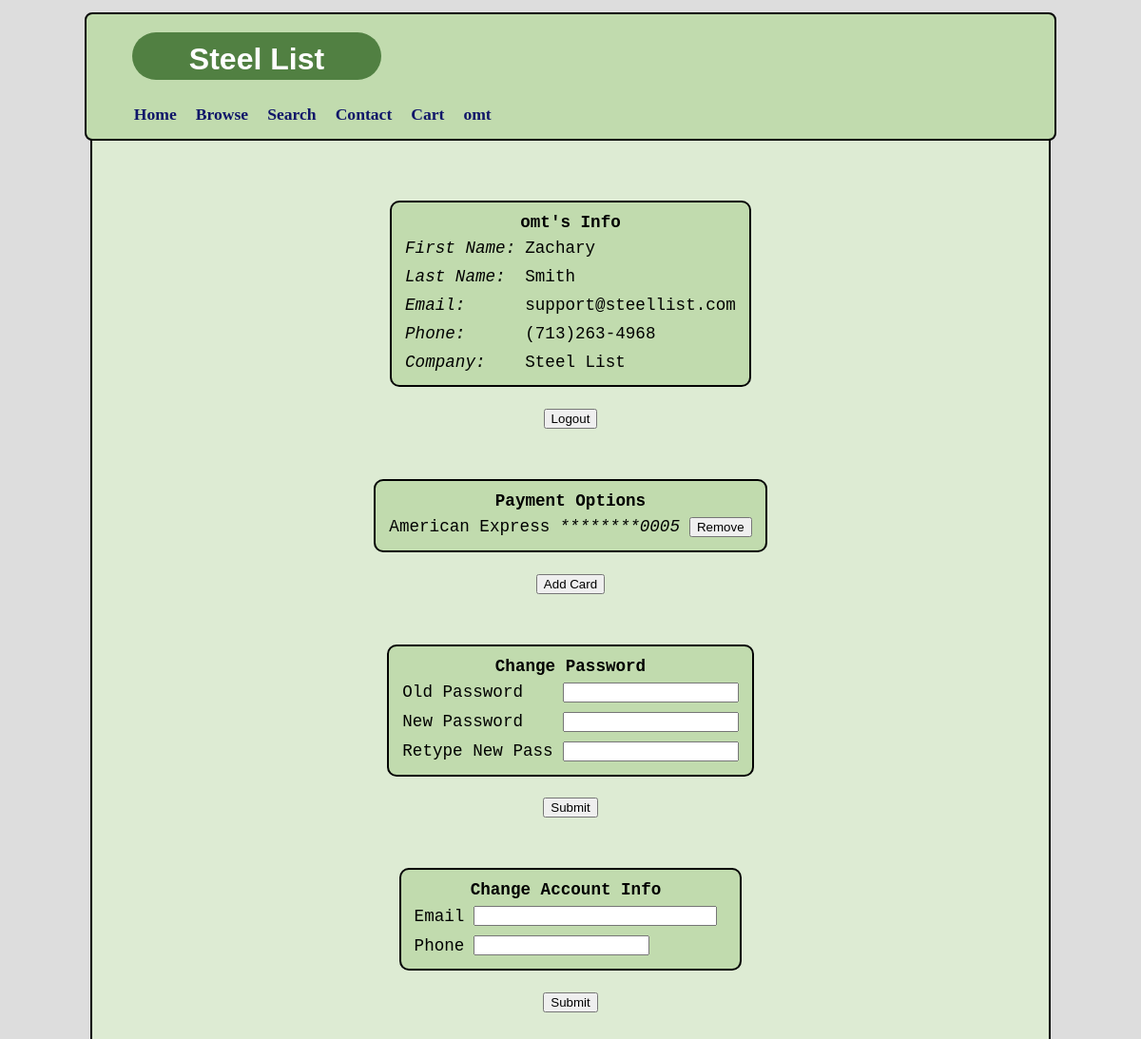
The app's page /userhome (signed in) with its own data.
### tables this page shows
CREATE TABLE IF NOT EXISTS `members` (
  `id` int(10) unsigned NOT NULL AUTO_INCREMENT,
  `email` text NOT NULL,
  `phone` text,
  `last_name` text NOT NULL,
  `first_name` text NOT NULL,
  `username` text NOT NULL,
  `password` text NOT NULL,
  `company` text NOT NULL,
  `last_update` text NOT NULL,
  PRIMARY KEY (`id`)
);

CREATE TABLE IF NOT EXISTS `credit_cards` (
  `id` int(11) NOT NULL AUTO_INCREMENT,
  `name_on_card` text NOT NULL,
  `type` text NOT NULL,
  `card_num` text NOT NULL,
  `safe_num` text NOT NULL,
  `exp_mon` int(11) NOT NULL,
  `exp_year` int(11) NOT NULL,
  `sec_code` int(11) NOT NULL,
  `member_id` int(10) unsigned NOT NULL,
  PRIMARY KEY (`id`),
  KEY `member_id` (`member_id`)
);

### config.php (called while the page is built, shortened)
<?php
$dbhost='localhost';
$dbname='steellist';
$dbusername='search';
$dbuserpass='HfUmTET4ttqdHP3N';
$db = new mysqli($dbhost, $dbusername, $dbuserpass, $dbname);
if (!empty($_SESSION['LoggedIn']) && !empty($_SESSION['Username'])) {
	$sql = "SELECT * FROM members WHERE username='" . $_SESSION['Username'] . "';";
	if (!($result = $db->query($sql))) {
                printf("[%d] %s\n", $db->errno, $db->error);
	} else {
		$useract = mysqli_fetch_array($result);
		$useract_name = $useract['username'];
		$sessact = TRUE;
	}
}
?>

### userhome.php (the view, shortened to what this page needs)
<?php
	require_once 'template.php';
	$currpage = basename($_SERVER['PHP_SELF'], '.php');
	echo "<br/><p class='welcome'></p>";
	$message = "<br/>";
	if ($sessact) {
		$db_card =      new mysqli($dbhost, $dbuser_acc, $dbpass_acc, $dbname)
				or die("<p>Connection Failure: " . mysqli_error() . "</p>");
		$sql =	"SELECT id, first_name, last_name, email, phone, company " .
			"FROM members WHERE username='$useract_name';";
		if (!($checkuser = $db->query($sql))) {
			$message .= logQueryFail($db, $sql);
		} else {
			$useract = $checkuser->fetch_array();
			echo 	"<p class='welcome'><table><thead><th colspan=2>" .
				"<strong>$useract_name's Info</strong></thead>";
			foreach ($useract as $field=>$entry) {
				if (preg_match("#[A-z]+#", $field) && $field != "id" && $field != "password") {
					$refield = ucwords(preg_replace("#_#", " ", $field));
					echo "<tr><td><em>$refield:</em></td><td>$entry</td></tr>";
				 }
			}
			echo 	"</table></p>" .
				"<form method='post' action='$currpage' id='logout'><div class='center'>" .
				"<button type='submit' name='submitlo' value=''>Logout</button></div></form>";
		}
		$sql =  "SELECT id, type, safe_num FROM credit_cards " .
			"WHERE member_id='" . $useract['id'] . "';";
		if (!($checkcards = $db_card->query($sql))) {
			$message .= logQueryFail($db_acc, $sql);
		} elseif ($checkcards->num_rows > 0) {
			echo	"<form method='post' action='$currpage'><table><thead>" .
				"<th colspan = 3><strong>Payment Options</strong></th>";
			while ($row = $checkcards->fetch_array()) {
				echo    "<tr><td>" . $row['type'] . "</td><td><em>" . $row['safe_num'] .
					"</em></td><td><button type='submit' name='remcard' value='" .
					$row['id'] . "'>Remove</button></td></tr>";
			}
			echo	"</table></form>";
		}
		echo	"<div class='center'><p><form method='post' action='addcard'>" .
			"<button type='submit' name='cartcard'>Add Card</button></form></p></div>";
?>
<form method="post" action=" <?php echo $currpage; ?> " id="pwchange">
<table class="usersub1">
<thead><th colspan=2>Change Password</th></thead>
<tr><td>Old Password</td><td><input type="password" name="oldpass" value=""></td>
<tr><td>New Password</td><td><input type="password" name="newpass" value=""></td>
<tr><td>Retype New Pass</td><td><input type="password" name="retypenew" value=""></td>
</table>
<div class="center">
<button type="submit" name="submitpw" value="">Submit</button>
</div>
</form>
<form method="post" action=" <?php echo $currpage; ?> " id="usermgmt">
<table class="usersub1">
<thead><th colspan=3>Change Account Info</th></thead>
<tr><td>Email</td><td colspan=2><input type="email" name="email"></td><td></td></tr>
<tr><td>Phone</td><td><input type="phone" name="phone"></td></tr>
</table>
<div class="center">
<button type="submit" name="submitinfo" value="">Submit</button>
</div>
</form>
<?php
		echo $message;
	} else {
		echo "<meta http-equiv='refresh' content='0;URL=register'>";
	}
	require_once 'footer.php';
?>

### template.php (shortened to what this page needs)
<!DOCTYPE html PUBLIC "-//W3C//DTD XHTML 1.0 Transitional//EN" "http://www.w3.org/TR/xhtml1/DTD/xhtml1-transitional.dtd">
<html>
<div class="content">
<head><div class="header"><span>
<link type="text/css" rel="stylesheet" href="style.css"/>
<h1>Steel List</h1>
<ul>
        <li><a href='/'>Home</a></li>
	<li><a href='browse'>Browse</a></li>
        <li><a href='search'>Search</a></li>
        <li><a href='contact'>Contact</a></li>
<?php
        require_once '../config.php';
        if ($sessact) {
		echo "<li><a href='checkout'>Cart</a></li>";
                echo "<li><a href='userhome'>$useract_name</a></li>";
        } else {
                echo "<li><a href='register'>Login</a></li>";
        }
?>
</ul>
</span></div></head>
<body>

### style.css (style rules this page uses)
.content { min-height: 48em; width: 85%; margin-top: 1.2em; margin-left: auto; margin-right: auto; // position: static; background-color: #ddebd3; border: 2px solid; padding-bottom: 9em; }
.header { background-color: #c1dbae; height: 8.2em; margin: -0.5em; border: 2px solid; border-radius: 0.5em; }
.header h1 { text-align: center; font-family: stardos-stencil, helvetica; color: white; background-color: #518042; padding-top: 0.3em; padding-bottom: 0.1em; width: 8.2em; border-radius: 10em; margin: 0.6em 0em 0.3em 1.5em; position: static; behavior: url(PIE.htc); }
.header ul { list-style-type:none; }
.header li { float: left; padding: 10px; }
.header a { display: inline; width: 50px; font-family: "Times New Roman"; font-size: 1.1em; font-weight: bold; color: #101669; }
a { text-decoration: none; }
body { background-color: #dddddd; }
table { background-color: #c1dbae; font-family: "Courier"; font-size: 1.1em; margin: 1.3em auto; border: 2px solid black; border-radius: 10px; padding: 8px; position: relative; // behavior: url(/border-radius.htc); //IE6-8 //nvm doesn't work with 9 border-collapse: collapse; //IE }
td { padding: 4px; text-align: left; }
input { text-align: right; }
p { font-family: "Courier"; font-size: 1.1em; text-align: center; }
.welcome { margin-top: 3em; }
.center { text-align: center; margin: 0 auto; }
input[type=email] { width: 18.6em; }

### records on screen
members: username "omt", first_name "Zachary", last_name "Smith", email "support@steellist.com", phone "(713)263-4968", company "Steel List"
credit_cards: type "American Express", safe_num "********0005", $row['id'] 7 (drawn)

### other values on screen
$refield "First Name"
$refield "Last Name"
$refield "Email"
$refield "Phone"
$refield "Company"
